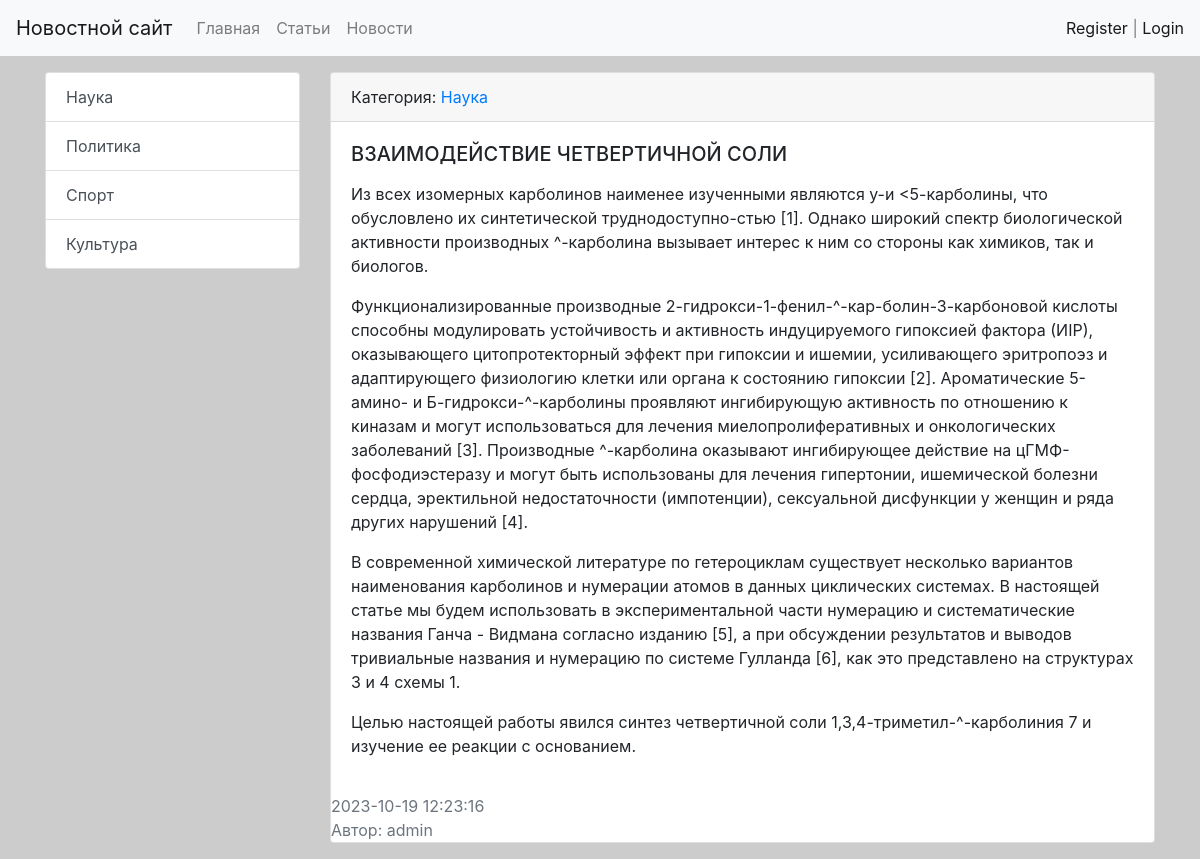
Page /news/26/ on the committed database.
### news/models.py (models this page shows, shortened)
class Category(models.Model):
    name = models.CharField(max_length=64, unique=True)
    def get_absolute_url(self):
        return reverse('category', kwargs={'category_id': self.pk})
    def __str__(self):
        return self.name.title()

class Post(models.Model):
    NEWS = 'NW'
    ARTICLE = 'AR'
    CATEGORY_CHOICES = [
        (NEWS, 'Новость'),
        (ARTICLE, 'Статья'),
    ]
    author = models.ForeignKey(Author, on_delete=models.CASCADE)
    title = models.CharField(max_length=128)
    type_category = models.CharField(max_length=2, choices=CATEGORY_CHOICES, default=ARTICLE)
    content = models.TextField()
    category = models.ForeignKey(Category, on_delete=models.CASCADE)
    publish = models.DateTimeField(default=timezone.now)
    created = models.DateTimeField(auto_now_add=True)
    updated = models.DateTimeField(auto_now=True)
    rating = models.SmallIntegerField(default=0)
    class Meta:
        ordering = ['-publish']
        indexes = [
            models.Index(fields=['publish'])
        ]

class Author(models.Model):
    author_user = models.OneToOneField(User, on_delete=models.CASCADE)
    author_rating = models.SmallIntegerField(default=0)
    def __str__(self):
        return self.author_user.username

### news/views.py (the view)
# urls.py: path('news/<int:news_id>/', views.PostDetailView.as_view(), name='view_news'),
class PostDetailView(DetailView):
    model = Post
    template_name = 'news/view_news.html'
    context_object_name = 'post'
    pk_url_kwarg = 'news_id'

### news/templatetags/news_tags.py (called while the page is built)
@register.inclusion_tag('news/list_categories.html')
def show_categories():
    categories = Category.objects.all()
    return {'categories': categories}

### news/templates/news/view_news.html (shortened to what this page needs)
{% extends 'base.html' %}
{% block sidebar %}
{% include 'inc/_sidebar.html' %}
{% endblock %}
{% block content %}
<div class="card mb-3">
    <div class="card-header">
        Категория: <a href="{{ post.category.get_absolute_url }}">{{ post.category }}</a>
    </div>
    <div class="card-body">
        <h5 class="card-title">{{ post.title }}</h5>
        <p class="card-text">{{ post.content|safe|linebreaks }}</p>
    </div>
    <div class="class-footer text-muted">
        {{ post.created|date:"Y-m-d H:i:s" }}
        <br>
        Автор: {{ post.author }}
    </div>
</div>
{% endblock %}

### news/templates/news/list_categories.html
<div class="list-group">
  {% for item in categories %}
  <a href="{{ item.get_absolute_url }}" class="list-group-item list-group-item-action">{{ item.name }}</a>
  {% endfor %}
</div>

### static/css/style.css (style rules this page uses)
body { background-color: #ccc; }

### rows in the picture
Category: name "Наука"
Category: name "Политика"
Category: name "Спорт"
Category: name "Культура"
Post: category "Наука", title "ВЗАИМОДЕЙСТВИЕ ЧЕТВЕРТИЧНОЙ СОЛИ", content "Из всех изомерных карболинов наименее изученными являются у-и <5-карболины, что обусловлено их синтетической труднодоступно-стью [1]. Однако широкий спектр биологической активности производных ^-карболина вызывает интерес к ним со стороны как химиков, так и биологов. Функционализированные производные 2-гидрокси-1-фенил-^-кар-болин-3-карбоновой кислоты способны модулировать устойчивость и активность индуцируемого гипоксией фактора (ИІР), оказывающего цитопротекторный эффект при гипоксии и ишемии, усиливающего эритропоэз и адаптирующего физиологию клетки или органа к состоянию гипоксии [2]. Ароматические 5-амино- и Б-гидрокси-^-карболины проявляют ингибирующую активность по отношению к…", created "2023-10-19 12:23:16", author "admin"
